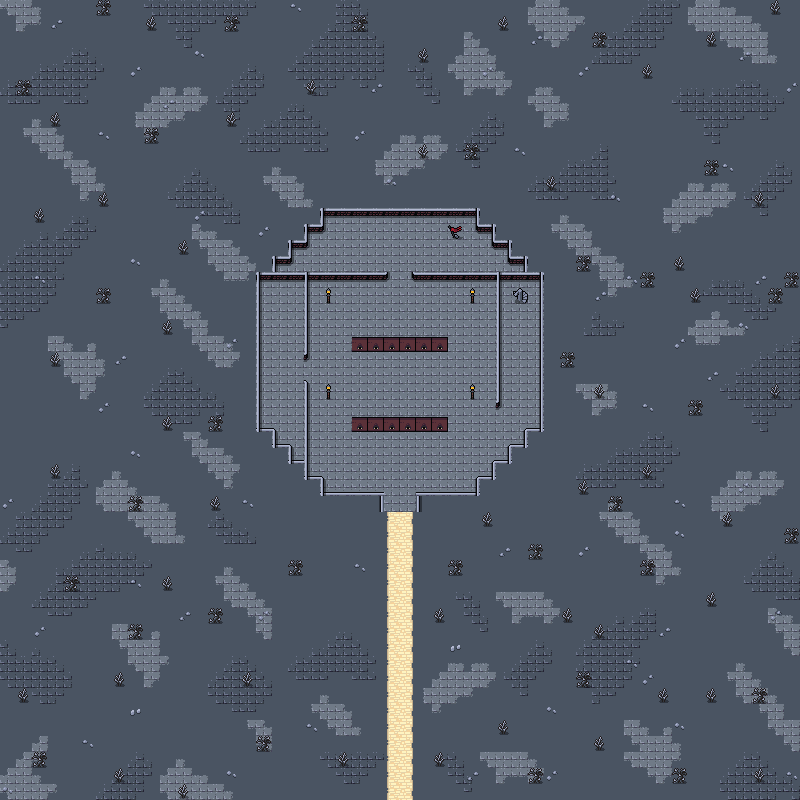

Below is a game level as drawn by its tile map, then a one-line description and the .tmx that defines it (tile-layer data replaced by summaries):
An orthogonal 50x50 tile map with 16x16 px tiles, 6 tile layers (Collision, Background, Ground, Walls, ...), 2 tilesets and 7 objects.

<map version="1.5" tiledversion="1.7.2" orientation="orthogonal" renderorder="right-down" width="50" height="50" tilewidth="16" tileheight="16" infinite="0" nextlayerid="9" nextobjectid="61">
 <editorsettings>
  <export target="wastetown..tmx" format="tmx" />
 </editorsettings>
 <tileset firstgid="1" source="../tileset/main.tsx" />
 <tileset firstgid="3477" source="../tileset/buildings.tsx" />
 <layer id="6" name="Collision" width="50" height="50">
  <data>[2500 cells, 176 non-empty, 14 distinct tile ids]</data>
 </layer>
 <layer id="1" name="Background" width="50" height="50">
  <data>[2500 cells, 2500 non-empty, 5 distinct tile ids]</data>
 </layer>
 <layer id="8" name="Ground" width="50" height="50">
  <data>[2500 cells, 768 non-empty, 29 distinct tile ids]</data>
 </layer>
 <layer id="2" name="Walls" width="50" height="50">
  <data>[2500 cells, 98 non-empty, 8 distinct tile ids]</data>
 </layer>
 <layer id="7" name="Ornamental Walls" width="50" height="50">
  <data>[2500 cells, 24 non-empty, 2 distinct tile ids]</data>
 </layer>
 <layer id="3" name="Clutter" width="50" height="50">
  <properties>
   <property name="spriteLayer" type="bool" value="true" />
  </properties>
  <data>[2500 cells, 154 non-empty, 11 distinct tile ids]</data>
 </layer>
 <objectgroup id="4" name="Objects">
  <object id="38" template="../obj/entry_up.tx" x="391.632" y="511.303" />
  <object id="49" template="../obj/entry_down.tx" x="513.654" y="304.89">
   <properties>
    <property name="teleport" value="maps/map/fort_11B.tmx" />
   </properties>
  </object>
  <object id="56" template="../obj/enemy.tx" x="391.848" y="282.871">
   <properties>
    <property name="enemy" value="Death Knight" />
   </properties>
  </object>
  <object id="57" template="../obj/enemy.tx" x="297.833" y="378.371">
   <properties>
    <property name="enemy" value="Dark Knight" />
   </properties>
  </object>
  <object id="58" template="../obj/treasure.tx" x="337" y="243.333" />
  <object id="59" template="../obj/gold.tx" x="275.167" y="295.667" />
  <object id="60" template="../obj/enemy.tx" x="390.75" y="470.75">
   <properties>
    <property name="enemy" value="Skeleton Soldier" />
   </properties>
  </object>
 </objectgroup>
</map>
